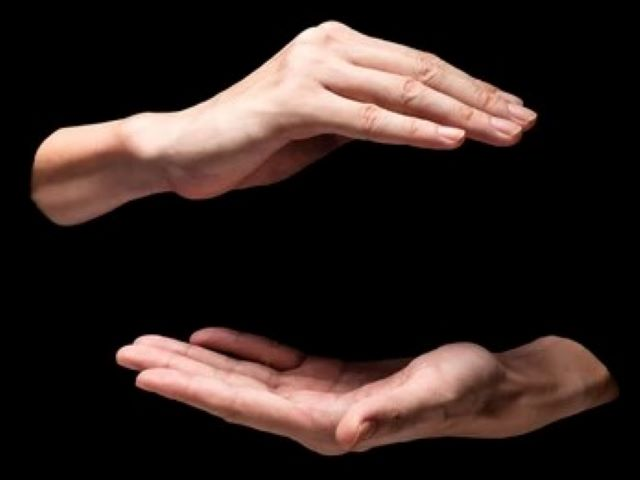
#> input picture bg_img.jpeg, 640 x 480 px, given in place of the camera
$ python hand_detection.py
#> lines starting #> are read from the running program, lines starting #| are printed output that depends on the picture; after the words box and inside, x2 and y2 are one past the last pixel; in counts of white or black regions, pixels touching at a corner belong together
import cv2
import numpy as np
import matplotlib.pyplot as plt

cap = cv2.VideoCapture(0)

while True:

    ret, frame = cap.read()
#> frame is the input picture: shape (480, 640, 3); mean B, G, R 32, 35.5, 48.2
    frame = cv2.flip(frame, 1)
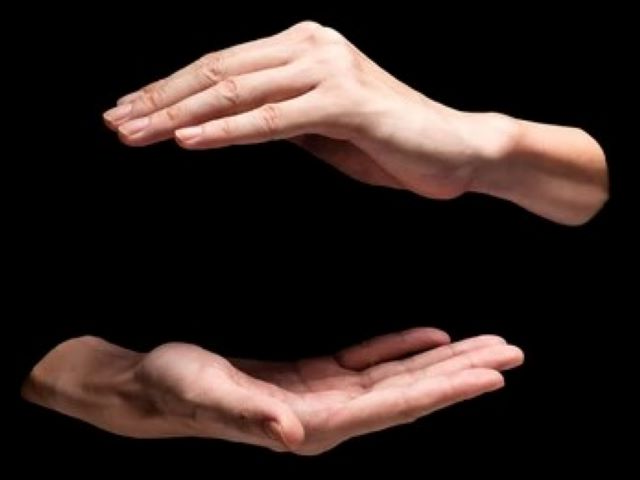
#> frame: shape (480, 640, 3); mean B, G, R 32, 35.5, 48.2
    frame_height = 480
    frame_width = 640
    frame = cv2.resize(frame, (frame_width, frame_height))

    cv2.rectangle(frame, (350, 120), (620, 400), (0, 255, 0), 2)
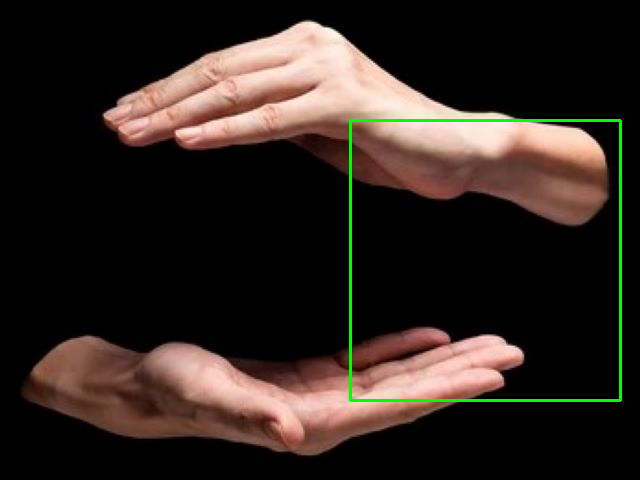
#> frame: shape (480, 640, 3); 1.07% of pixels changed, all inside (x1, y1, x2, y2) = (349, 119, 622, 402)
    cv2.imshow('Original', frame)

    roi = frame[120:400, 350:620]
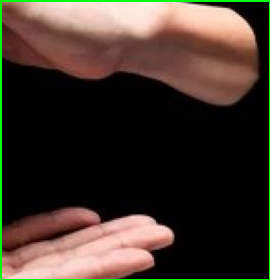
#> roi: shape (280, 270, 3); mean B, G, R 42.9, 52.9, 65.7
    roi = cv2.cvtColor(roi, cv2.COLOR_BGR2GRAY)
#> roi: shape (280, 270)
    roi = cv2.GaussianBlur(roi, (5, 5), 0)
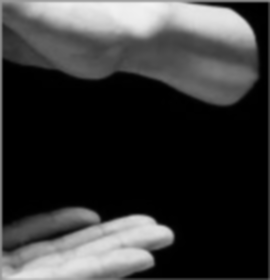
#> roi: shape (280, 270); min 0, max 242, mean 55.3

    ret, thresh = cv2.threshold(roi, 127, 255, 0)
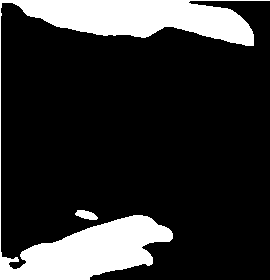
#> thresh: shape (280, 270); 18.5% white; 2 white regions
    contours, hierarchy = cv2.findContours(
        thresh, cv2.RETR_TREE, cv2.CHAIN_APPROX_SIMPLE)
#> contours = 2 contours; box (x1, y1, x2, y2) and area: (0, 0, 270, 280) 12989, (75, 210, 98, 220) 128
    # cv2.imshow('thresh', thresh)

    roi_edges = cv2.Canny(roi, 100, 200)
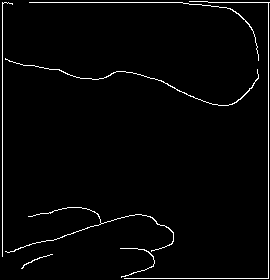
#> roi_edges: shape (280, 270); 2.4% white in thin lines or dots
    cv2.imshow('Edges', roi_edges)

    cv2.drawContours(roi, contours, -1, (0, 255, 0), 3)
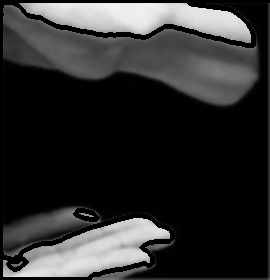
#> roi: shape (280, 270); 7.11% of pixels changed, all inside (x1, y1, x2, y2) = (0, 0, 270, 280)
    cv2.imshow('roi', roi)

    if cv2.waitKey(1) & 0xFF == ord('q'):
#> (key q is pressed here)
        break

cv2.destroyAllWindows()
cap.release()
